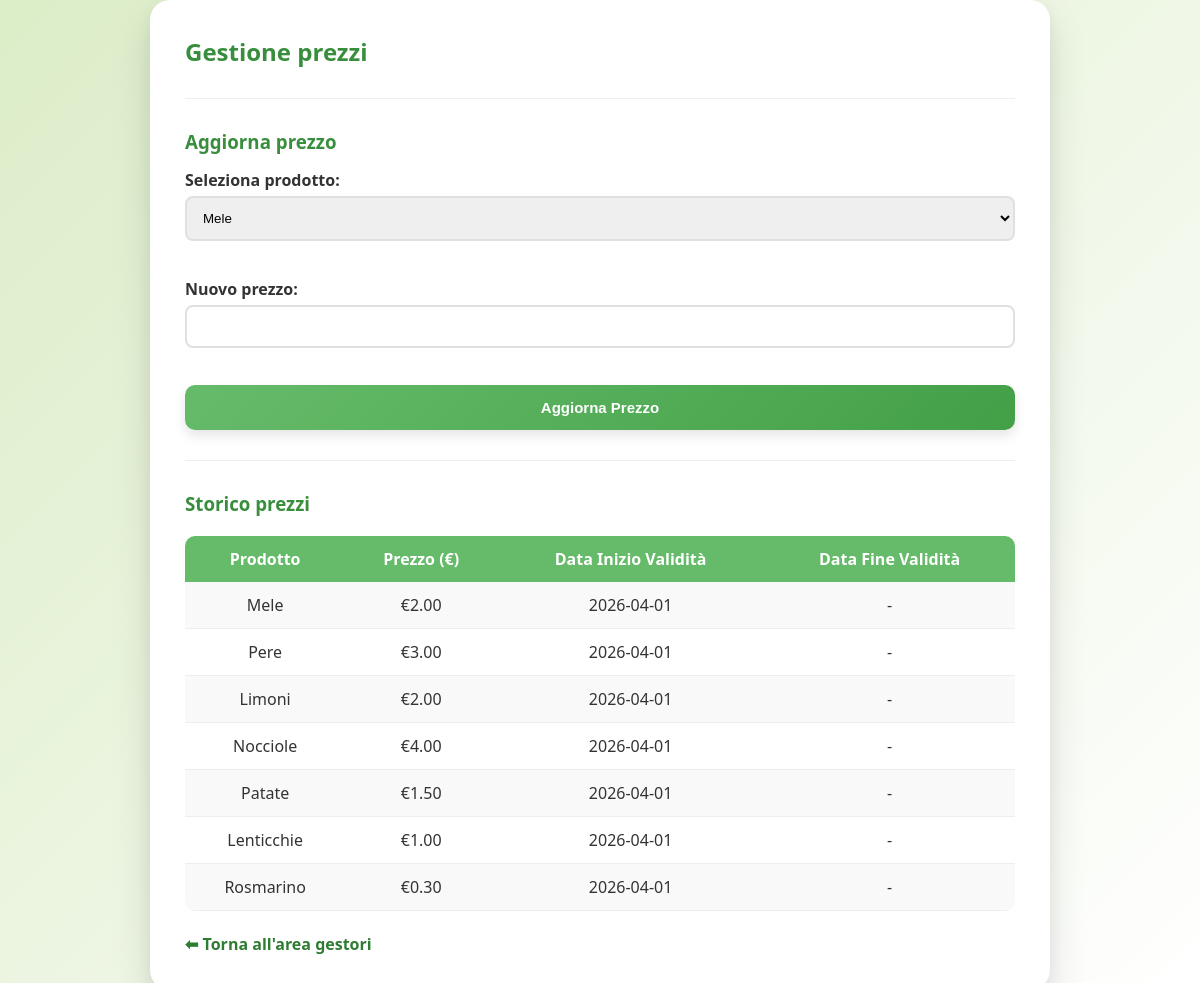
/gestione_prezzi.php, run on the app's committed database.
### tables this page shows
CREATE TABLE Prezzi (
    idPrezzo INT AUTO_INCREMENT PRIMARY KEY,
    idProdotto INT,
    prezzo DECIMAL(10,2),
    dataInizioValidita DATE,
    dataFineValidita DATE,
    FOREIGN KEY (idProdotto) REFERENCES Prodotti(idProdotto) ON DELETE CASCADE
);

CREATE TABLE Prodotti (
    idProdotto INT AUTO_INCREMENT PRIMARY KEY,
    nome VARCHAR(100),
    giacenza DECIMAL(10,2),
    unitaMisura ENUM('kg', 'pezzo'),
    categoria VARCHAR(100),
    tipo ENUM('fresco', 'riserva', 'confezionato')
);

### src/gestione_prezzi.php (the view, shortened to what this page needs)
<?php include "db.php"; ?>
<!DOCTYPE html>
<html lang="en">
<head>
    <link rel="stylesheet" href="/css/style.css">
</head>
<body>
    <div class="container">
        <h2>Gestione prezzi</h2>
        <hr>
        <h3>Aggiorna prezzo</h3>
        <form method="POST">
            <label>Seleziona prodotto:</label>
            <select name="prodottoUpdate" required>
                <?php
                $resProd = $conn->query("
                    SELECT p.idProdotto, p.nome
                    FROM Prodotti p
                    LEFT JOIN Prezzi pr ON p.idProdotto = pr.idProdotto AND pr.dataFineValidita IS NULL
                    WHERE pr.idPrezzo IS NOT NULL
                ");
                while ($rowP = $resProd->fetch_assoc()) {
                    echo "<option value='{$rowP['idProdotto']}'>{$rowP['nome']}</option>";
                }
                ?>
            </select><br><br>
            <label>Nuovo prezzo:</label>
            <input type="number" step="0.01" name="nuovoPrezzo" required><br><br>
            <button type="submit" name="updatePrezzo">Aggiorna Prezzo</button>
        </form>
        <hr>
        <h3>Storico prezzi</h3>
        <table>
            <tr>
                <th>Prodotto</th>
                <th>Prezzo (€)</th>
                <th>Data Inizio Validità</th>
                <th>Data Fine Validità</th>
            </tr>
            <?php
                $res = $conn->query("
                    SELECT p.nome, pr.prezzo, pr.dataInizioValidita, pr.dataFineValidita
                    FROM Prodotti p
                    LEFT JOIN Prezzi pr ON p.idProdotto = pr.idProdotto
                    ORDER BY p.idProdotto, pr.dataInizioValidita
                ");
                if ($res->num_rows > 0) {
                    while ($row = $res->fetch_assoc()) {
                        $dataFine = $row['dataFineValidita'] ? $row['dataFineValidita'] : '-';
                        echo "<tr>
                                <td>{$row['nome']}</td>
                                <td>€{$row['prezzo']}</td>
                                <td>{$row['dataInizioValidita']}</td>
                                <td>$dataFine</td>
                            </tr>";
                    }
                } else {
                    echo "<tr><td colspan='4'>Nessun prezzo registrato</td></tr>";
                }
            ?>
        </table>
        <br>
        <a href="index_gestore.php">⬅ Torna all'area gestori</a>
    </div>
</body>
</html>

### src/css/style.css (style rules this page uses)
* { margin:0; padding:0; box-sizing:border-box; }
body { min-height:100vh; display:grid; place-items:center; font-family:'Segoe UI', Tahoma, Geneva, Verdana, sans-serif; background:linear-gradient(135deg,#dcedc8,#ffffff); color:#333; }
.container { width:100%; max-width: 900px; background:white; padding:35px; border-radius:20px; box-shadow: 0 20px 40px rgba(0,0,0,0.12), 0 5px 15px rgba(0,0,0,0.05); animation:fadeIn 0.5s ease; }
h2, h3 { margin-bottom:15px; color:#388e3c; }
form { margin-bottom:25px; }
label { display:block; margin-bottom:5px; font-weight:600; }
input, select { width:100%; padding:12px; margin-bottom:15px; border:2px solid #e0e0e0; border-radius:8px; transition:0.25s; }
button { width:100%; padding:14px; border:none; border-radius:10px; font-size:15px; font-weight:600; cursor:pointer; background:linear-gradient(135deg,#66bb6a,#43a047); color:white; transition:all 0.25s ease; box-shadow:0 6px 12px rgba(0,0,0,0.1); }
a { text-decoration:none; color:#2e7d32; font-weight:600; }
table { width:100%; border-collapse:collapse; margin-top:20px; border-radius:10px; overflow:hidden; }
table th { background:#66bb6a; color:white; padding:12px; }
table td { padding:12px; border-bottom:1px solid #eee; text-align:center; }
table tr:nth-child(even) { background:#f9f9f9; }
hr { margin:30px 0; border:none; border-top:1px solid #eee; }

### data on the page
prezzi: idProdotto.nome "Mele", prezzo "2.00", dataInizioValidita "2026-04-01", dataFineValidita "-"
prezzi: idProdotto.nome "Pere", prezzo "3.00", dataInizioValidita "2026-04-01", dataFineValidita "-"
prezzi: idProdotto.nome "Limoni", prezzo "2.00", dataInizioValidita "2026-04-01", dataFineValidita "-"
prezzi: idProdotto.nome "Nocciole", prezzo "4.00", dataInizioValidita "2026-04-01", dataFineValidita "-"
prezzi: idProdotto.nome "Patate", prezzo "1.50", dataInizioValidita "2026-04-01", dataFineValidita "-"
prezzi: idProdotto.nome "Lenticchie", prezzo "1.00", dataInizioValidita "2026-04-01", dataFineValidita "-"
prezzi: idProdotto.nome "Rosmarino", prezzo "0.30", dataInizioValidita "2026-04-01", dataFineValidita "-"

### other printed values
form field prodottoUpdate "Mele"
